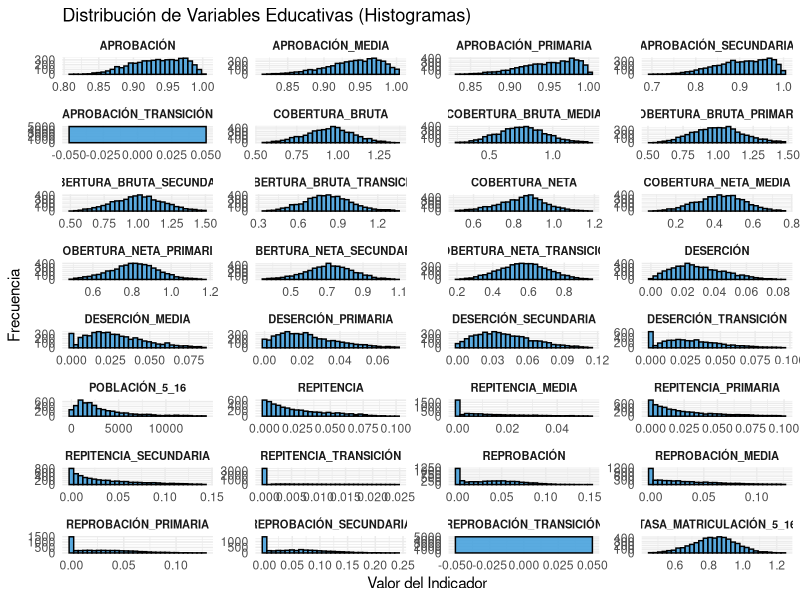
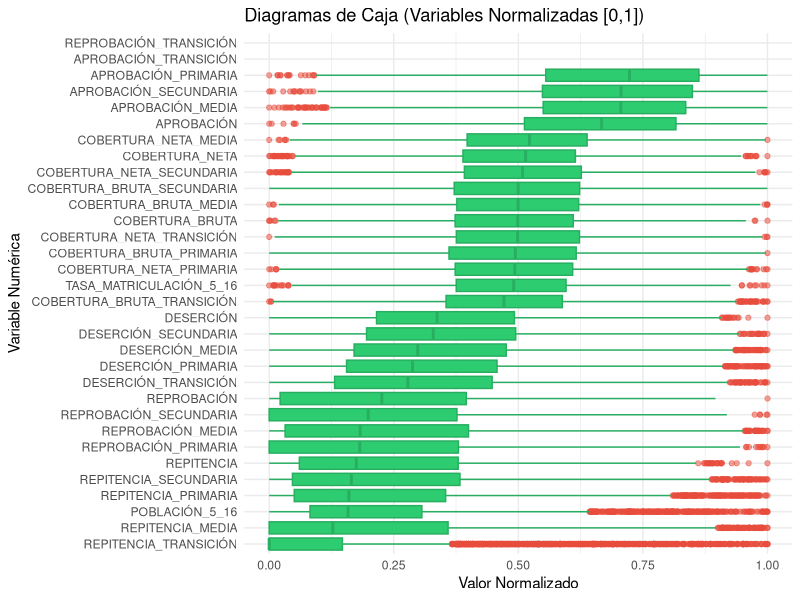
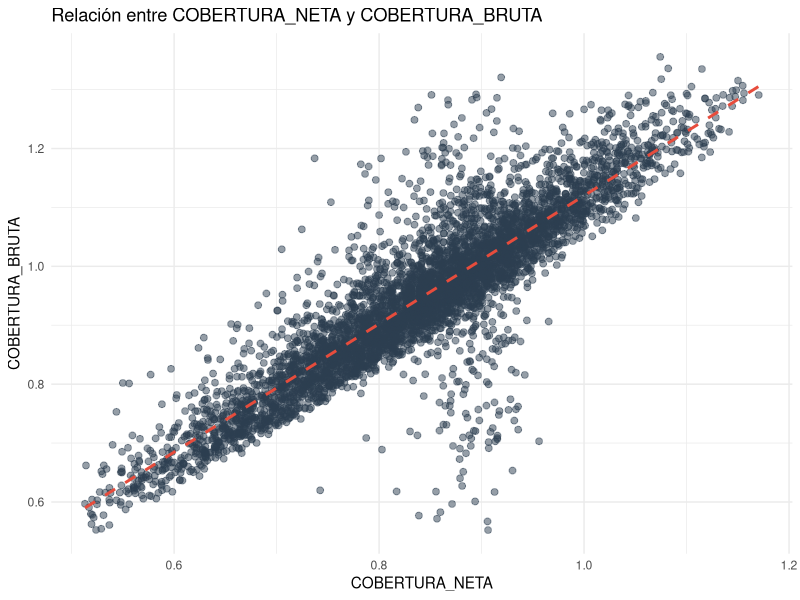
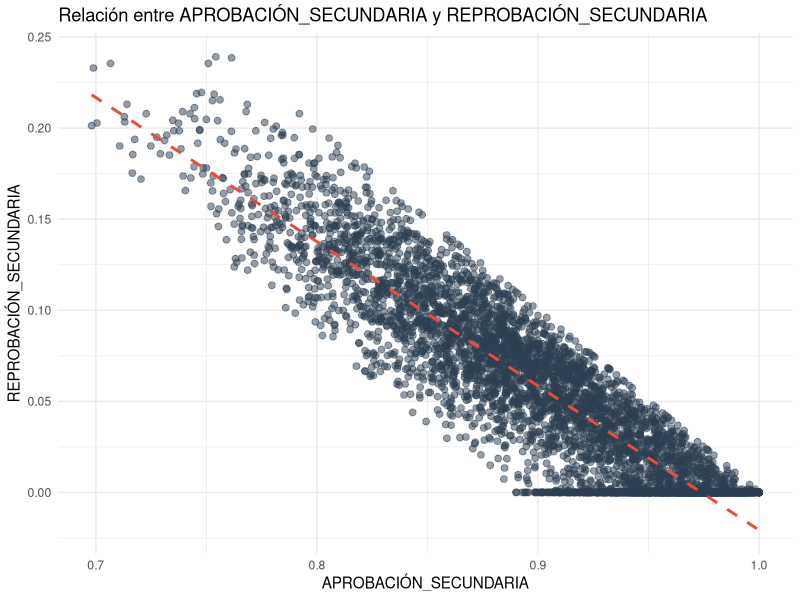
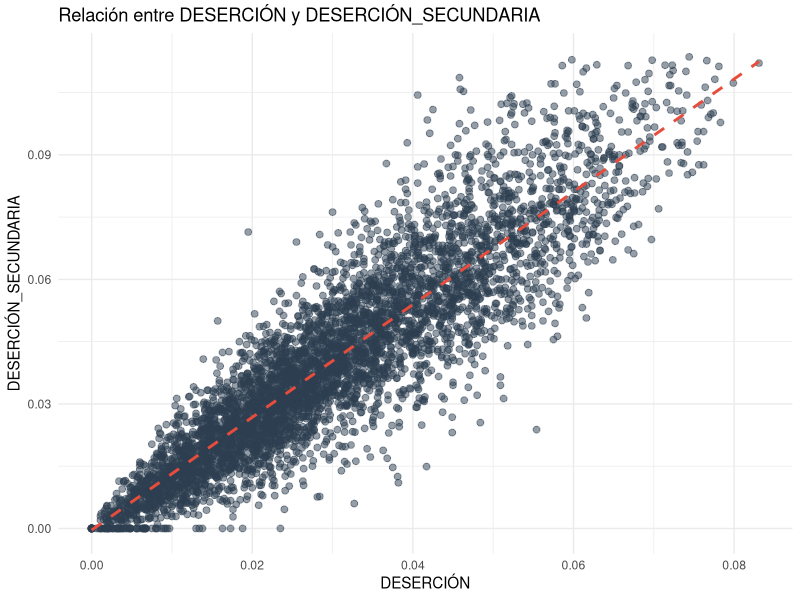
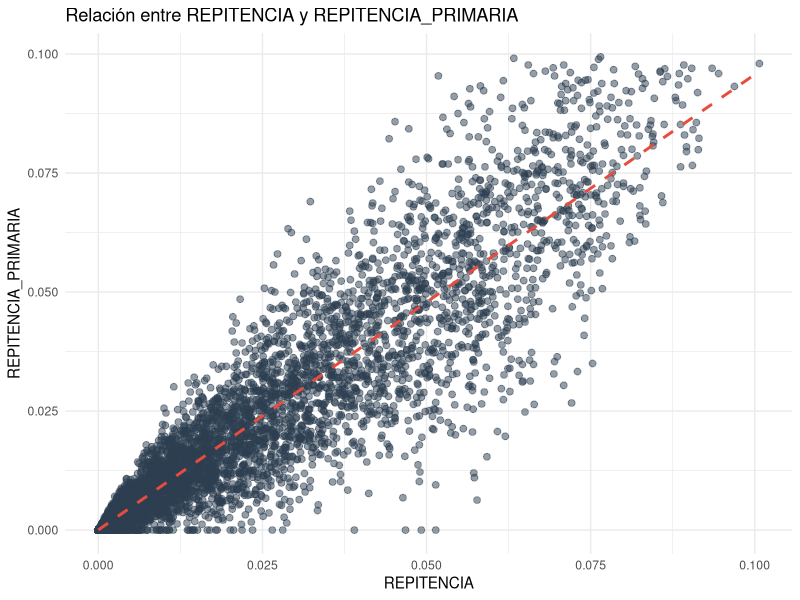
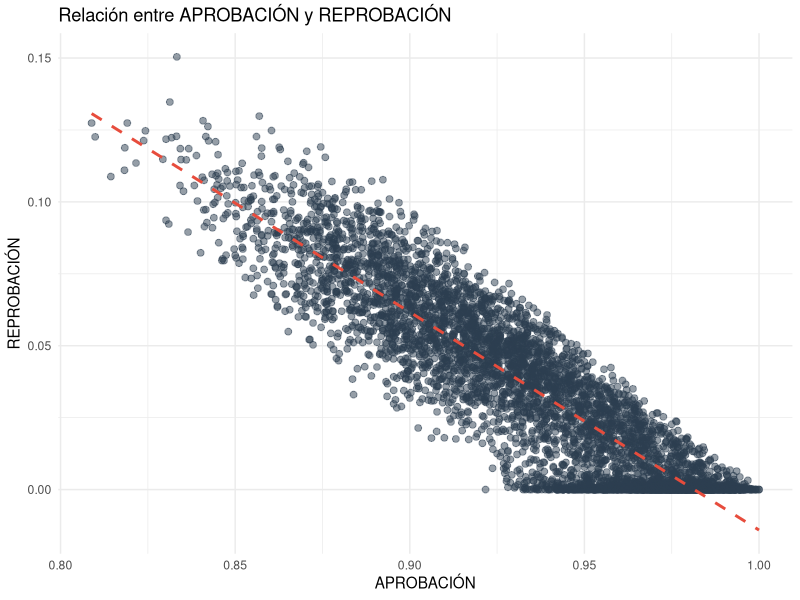
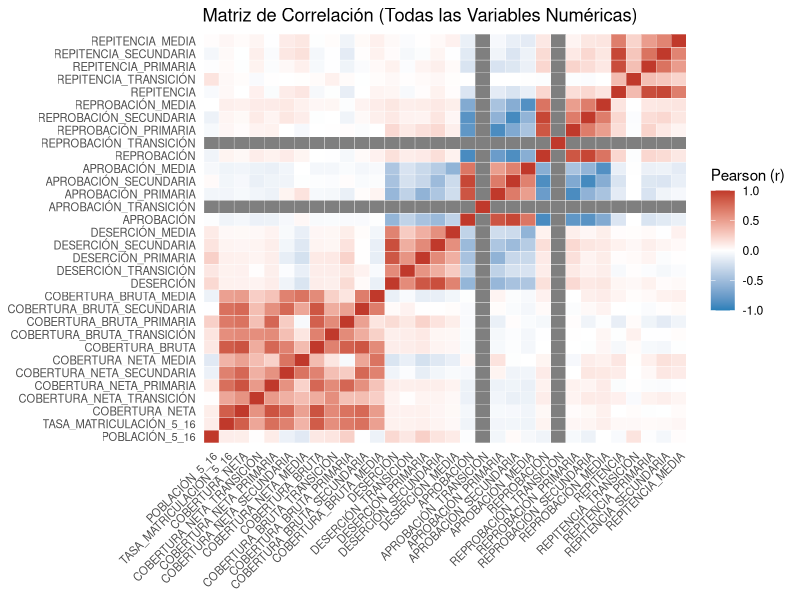

The R source for these figures, in order:
## ---- chunk 1
# Configuración global para el documento HTML
knitr::opts_chunk$set(
  echo = TRUE, 
  warning = FALSE, 
  message = FALSE, 
  fig.width = 10, 
  fig.height = 7, 
  fig.align = "center"
)
## ---- chunk 2
# Cargar librerías necesarias
library(ggplot2)
library(dplyr)
library(tidyr)
library(reshape2)
library(knitr)

# Crear carpeta para guardar todos los resultados
dir.create("resultados taller 1", showWarnings = FALSE)

# 1. Carga de datos con parámetros explícitos (sep para comas de archivo, dec para decimales)
datos <- read.csv("data/EDUCACION_LIMPIO.csv", sep = ",", dec = ".")

# 2. Análisis y Tipificación según "Diccionario de Datos":
# Convertimos las entidades geográficas a factores (categóricas) ya que no son magnitudes numéricas reales.
datos$CÓDIGO_MUNICIPIO <- as.factor(datos$CÓDIGO_MUNICIPIO)
datos$CÓDIGO_DEPARTAMENTO <- as.factor(datos$CÓDIGO_DEPARTAMENTO)

# Filtramos estrictamente las variables numéricas (cuantitativas reales) para el análisis estadístico
variables_numericas <- datos %>% select(where(is.numeric))
## ---- chunk 3
# Cálculo de estadísticas clave
resumen <- data.frame(
  Variable = names(variables_numericas),
  Media = sapply(variables_numericas, mean, na.rm = TRUE),
  Desv_Est = sapply(variables_numericas, sd, na.rm = TRUE),
  Mínimo = sapply(variables_numericas, min, na.rm = TRUE),
  Mediana = sapply(variables_numericas, median, na.rm = TRUE),
  Máximo = sapply(variables_numericas, max, na.rm = TRUE)
)

# Exportar los resultados a CSV
write.csv(resumen, "resultados taller 1/Resumen_Estadistico.csv", row.names = FALSE)

# Renderización de tabla en HTML
kable(resumen, digits = 3, caption = "Resumen Estadístico de las Variables Numéricas", row.names = FALSE)
## ---- chunk 4
# Transformar datos a formato largo para facilitar la graficación con facetas
datos_long <- variables_numericas %>% 
  pivot_longer(cols = everything(), names_to = "Variable", values_to = "Valor")

# Graficar la cuadrícula de histogramas
p_hist <- ggplot(datos_long, aes(x = Valor)) +
  geom_histogram(bins = 30, fill = "#3498db", color = "black", alpha = 0.8) +
  facet_wrap(~ Variable, scales = "free", ncol = 4) +
  theme_minimal() +
  labs(
    title = "Distribución de Variables Educativas (Histogramas)",
    x = "Valor del Indicador",
    y = "Frecuencia"
  ) +
  theme(strip.text = element_text(size = 8, face = "bold"))

# Mostrar y guardar gráfico
print(p_hist)
ggsave("resultados taller 1/Histogramas.png", plot = p_hist, width = 12, height = 10)
## ---- chunk 5
# Función de normalización Min-Max
normalizar <- function(x) {
  return ((x - min(x, na.rm = TRUE)) / (max(x, na.rm = TRUE) - min(x, na.rm = TRUE)))
}

# Aplicar normalización a las variables numéricas
datos_norm <- variables_numericas %>% mutate(across(everything(), normalizar))

# Formato largo para los boxplots
datos_norm_long <- datos_norm %>% 
  pivot_longer(cols = everything(), names_to = "Variable", values_to = "Valor_Normalizado")

# Graficar Boxplots unificados
p_box <- ggplot(datos_norm_long, aes(x = reorder(Variable, Valor_Normalizado, FUN = median, na.rm = TRUE), y = Valor_Normalizado)) +
  geom_boxplot(fill = "#2ecc71", color = "#27ae60", outlier.color = "#e74c3c", outlier.alpha = 0.5) +
  coord_flip() + # Voltear para mejorar la lectura de las etiquetas
  theme_minimal() +
  labs(
    title = "Diagramas de Caja (Variables Normalizadas [0,1])",
    x = "Variable Numérica",
    y = "Valor Normalizado"
  )

# Mostrar y guardar gráfico
print(p_box)
ggsave("resultados taller 1/Boxplots.png", plot = p_box, width = 8, height = 10)
## ---- chunk 6
# Definir los 5 pares de variables solicitados
pares <- list(
  c("COBERTURA_NETA", "COBERTURA_BRUTA"),
  c("APROBACIÓN_SECUNDARIA", "REPROBACIÓN_SECUNDARIA"),
  c("DESERCIÓN", "DESERCIÓN_SECUNDARIA"),
  c("REPITENCIA", "REPITENCIA_PRIMARIA"),
  c("APROBACIÓN", "REPROBACIÓN") # Quinto par añadido para complementar el análisis
)

# Generar gráficos secuenciales y exportarlos
for (i in 1:length(pares)) {
  var1 <- pares[[i]][1]
  var2 <- pares[[i]][2]
  
  if(var1 %in% names(datos) & var2 %in% names(datos)) {
    p <- ggplot(datos, aes_string(x = var1, y = var2)) +
      geom_point(alpha = 0.5, color = "#2c3e50", size = 2) +
      geom_smooth(method = "lm", color = "#e74c3c", se = FALSE, linetype = "dashed") +
      labs(
        title = paste("Relación entre", var1, "y", var2), 
        x = var1, 
        y = var2
      ) +
      theme_minimal()
    
    print(p)
    ggsave(paste0("resultados taller 1/Dispersion_", var1, "_vs_", var2, ".png"), plot = p, width = 6, height = 4)
  }
}
## ---- chunk 7
# Matriz de Correlación ignorando valores faltantes
matriz_corr <- cor(variables_numericas, use = "complete.obs")

# Guardar matriz de correlación en CSV
write.csv(matriz_corr, "resultados taller 1/Matriz_Correlacion.csv")

# Transformación de la matriz para el mapa de calor (Heatmap)
melted_corr <- melt(matriz_corr)

# Graficar el Heatmap
p_corr <- ggplot(melted_corr, aes(Var1, Var2, fill = value)) +
  geom_tile(color = "white") +
  scale_fill_gradient2(
    low = "#2980b9", high = "#c0392b", mid = "white", 
    midpoint = 0, limit = c(-1,1), name = "Pearson (r)"
  ) +
  theme_minimal() +
  theme(
    axis.text.x = element_text(angle = 45, vjust = 1, hjust = 1, size = 8),
    axis.text.y = element_text(size = 8),
    axis.title = element_blank(),
    panel.grid.major = element_blank()
  ) +
  labs(title = "Matriz de Correlación (Todas las Variables Numéricas)")

# Mostrar y guardar gráfico
print(p_corr)
ggsave("resultados taller 1/Heatmap_Correlacion.png", plot = p_corr, width = 10, height = 10)
